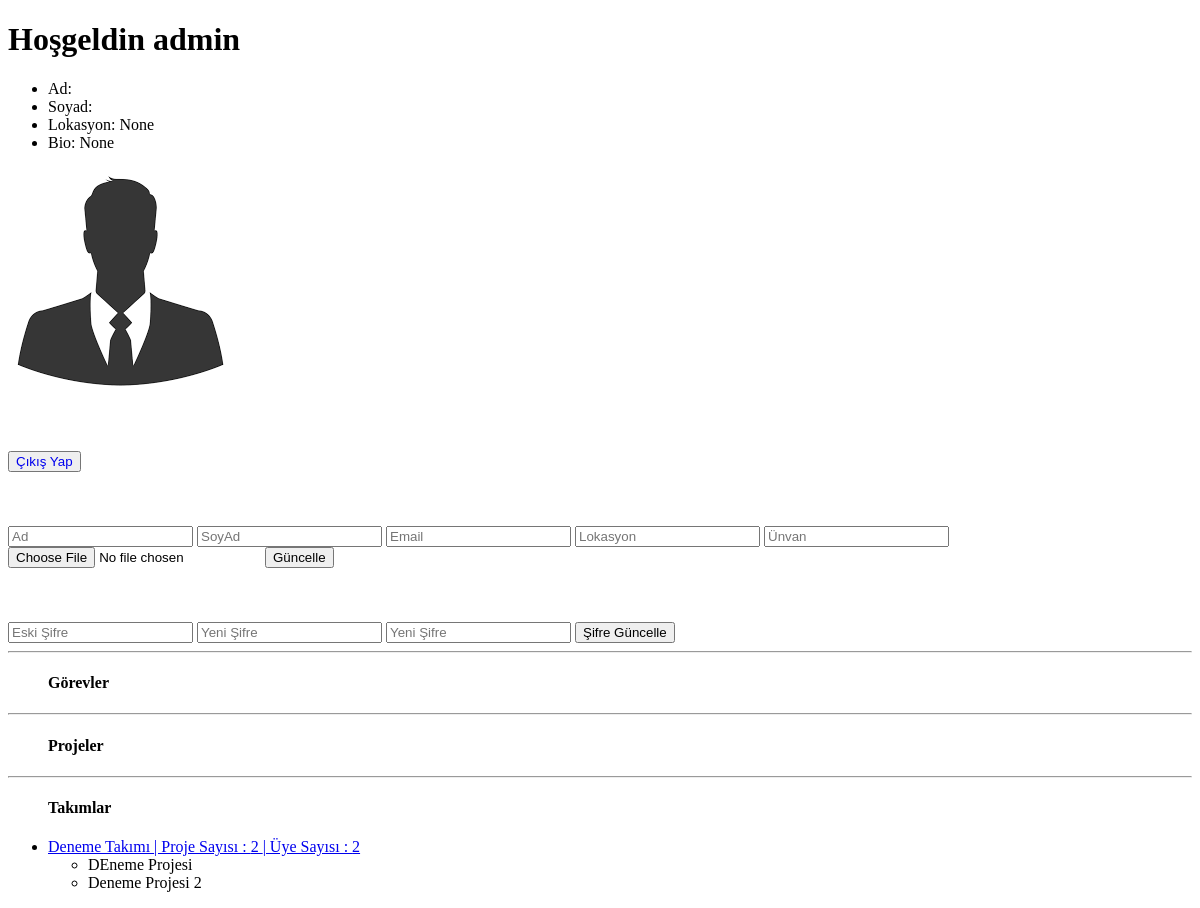
The app's page /kullanıcılar/profil/ (signed in) with its own data.
### kullanici/models.py (models this page shows)
class Kullanici(AbstractUser):
    profil_foto = models.ImageField(upload_to='profil/foto/', default='defaults/default.png')
    lokasyon = models.CharField(max_length=255, null=True, blank=True)
    title = models.TextField(null=True, blank=True)
    user_permissions = models.ManyToManyField(Permission, related_name='izinler', null=True,
                                              blank=True)  # zorunlu tanımlamamız gerek
    groups = models.ManyToManyField(Group, related_name='gruplar', null=True, blank=True)  # zorunlu tanımlamamız gerek
    password_reset_hash = models.TextField(null=True, blank=True)
    class Meta:
        verbose_name = 'Kullanıcı'
        verbose_name_plural = 'Kullanıcılar'

### takim/models.py (models this page shows, shortened)
class Takim(models.Model):
    ad = models.CharField(max_length=255)
    aciklama = models.TextField()
    uyeler = models.ManyToManyField(to='kullanici.Kullanici',related_name='takimlar',null=True)
    class Meta:
        verbose_name = 'Takım'
        verbose_name_plural = 'Takımlar'

### proje/models.py (models this page shows)
class Proje(models.Model):
    gizlilik_secenekleri = (
        ('herkese_acik', 'Herkese Açık'),
        ('takim_uyeleri', 'Sadece Takım Üyeleri'),
        ('sadece_ben', 'Sadece Ben')
    )
    ad = models.CharField(max_length=255)
    aciklama = models.TextField()
    olusturulma_tarihi = models.DateTimeField(auto_now_add=True)
    baslama_tarihi = models.DateField()
    bitis_tarihi = models.DateField()
    gizlilik = models.CharField(max_length=25, choices=gizlilik_secenekleri)
    takim = models.ForeignKey(Takim, related_name='projeler', on_delete=models.SET_NULL, null=True)
    uyeler = models.ManyToManyField(to='kullanici.Kullanici',related_name='projeler',null=True)
    class Meta:
        verbose_name = 'Proje'
        verbose_name_plural = 'Projeler'
    def __str__(self):
        return self.ad

### kullanici/views.py (called while the page is built)
@login_required
def kullanici(request):
    kullanici = request.user
    takimlar = kullanici.takimlar.all()
    projeler = kullanici.projeler.all()
    gorevler = kullanici.gorevler.all()
    context = {
        'kullanici': kullanici,
        'takimlar': takimlar,
        'projeler': projeler,
        'gorevler': gorevler
    }
    return render(request, 'kullanici/profile.html', context=context)

### templates/kullanici/profile.html (shortened to what this page needs)
{% extends 'utilities/layout.html' %}
{% load static %}
{% block icerik %}
    <h1>Hoşgeldin {{ kullanici.username }}</h1>
    <ul>
        <li>Ad: {{ kullanici.first_name }}</li>
        <li>Soyad: {{ kullanici.last_name }}</li>
        <li>Lokasyon: {{ kullanici.lokasyon }}</li>
        <li>Bio: {{ kullanici.title }}</li>
    </ul>
    <img src="{{ kullanici.profil_foto.url }}" alt="">
    <br><br><br><br>
    <button><a style="text-decoration: none;" href="{% url 'kullanici:cikis_yap' %}">Çıkış Yap</a></button>
    <br><br><br><br>
    <form action="{% url 'kullanici:kullanici_guncelle' %}" enctype="multipart/form-data" method="post">
        <input type="text" placeholder="Ad" name="ad">
        <input type="text" placeholder="SoyAd" name="soyad">
        <input type="email" placeholder="Email" name="email">
        <input type="text" placeholder="Lokasyon" name="lokasyon">
        <input type="text" placeholder="Ünvan" name="title">
        <input type="file" name="profil_foto">
        <input type="submit" value="Güncelle">
    </form>
    <br><br><br>
    <form action="{% url 'kullanici:kullanici_sifre_guncelle' %}" method="post" id="sifre_guncelle_form">
        <input type="password" name="eski_sifre" placeholder="Eski Şifre" id="eski_sifre">
        <input type="password" name="yeni_sifre" placeholder="Yeni Şifre" id="yeni_sifre">
        <input type="password" name="yeni_sifre_kontrol" placeholder="Yeni Şifre" id="yeni_sifre_kontrol">
        <input type="submit" value="Şifre Güncelle" id="sifre_guncelle_btn">
    </form>
    <hr>
    <ul>
    <h4>Görevler</h4>
    </ul>
    <hr>
    <ul>
    <h4>Projeler</h4>
    </ul>
    <hr>
    <ul>
    <h4>Takımlar</h4>
        {% for takim in takimlar %}
            <li><a href="{% url 'takim:takim_detay' takim_adi=takim.ad %}">{{ takim.ad }}  |  Proje Sayısı : {{ takim.projeler.count }}  | Üye Sayısı : {{ takim.uyeler.count }}</a></li>
           <ul>
           {% for proje in takim.projeler.all %}
                <li>{{ proje }}</li>
           {% endfor %}
           </ul>
        {% endfor %}
    </ul>
{% endblock %}

### records on screen
Kullanici: username "admin", lokasyon "None", title "None", profil_foto (placeholder picture)
Takim: ad "Deneme Takımı", projeler.count "2", uyeler.count "2"
Proje: ad "DEneme Projesi"
Proje: ad "Deneme Projesi 2"
